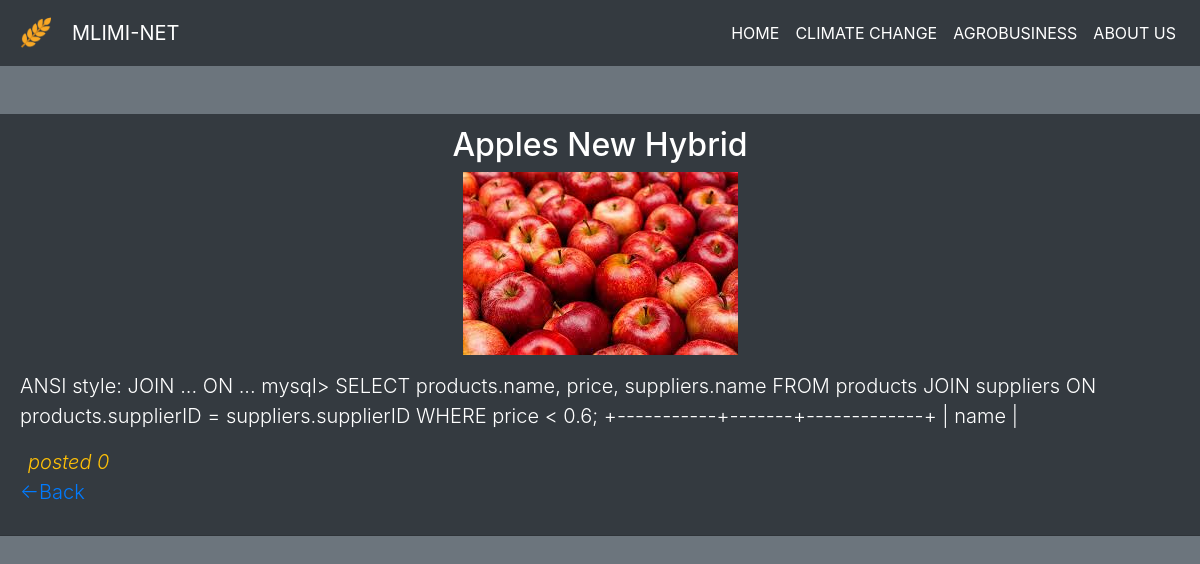
The app's page /webapp/articles.php?id=0 (signed in) with its own data.
### tables this page shows
CREATE TABLE `homearticles` (
  `id` int(11) NOT NULL,
  `title` varchar(150) NOT NULL,
  `post` text NOT NULL,
  `subtitle` varchar(100) NOT NULL,
  `time` int(11) NOT NULL DEFAULT current_timestamp(),
  `image` varchar(20) NOT NULL,
  `id_advisor` int(11) NOT NULL
);

### conn.php (called while the page is built, shortened)
<?php
    try {
        $pdo = new PDO('mysql:host=localhost;dbname=mliminet'," "," ");
    } catch (PDOException $th) {
        include 'menubar.php';
        echo '<center> <h4 class="text-warning">Unable to connect to database server</h4></center>';
        exit();
    }
class Data{
    public function fetchData($id){
        global $pdo;
        $query=$pdo->prepare("SELECT * FROM homearticles WHERE id=?");
        $query->bindValue(1,$id);
        $query->execute();
         return $query->fetch ();
    }
}
?>

### webapp/articles.php (the view, shortened to what this page needs)
<?php
    include "../conn.php";
    $dataItem =new Data;
    $id =$_GET['id'];
    $data =$dataItem->fetchData($id);
    if ($_SESSION['logged_in']) {
        ?>
        <?php include 'menubar.php'; ?> <br><br>
        <body class="bg-white p-3">
            <div class="card-header bg-dark">
                <h2 class="text-center   text-white text-justify"><?php echo $data['title'];?></h2>
                <center>
                    <figure ><img src="images/<?php echo $data['image'] ?>" alt="" srcset=""></figure>
                </center>
                <p class="lead jext-justify  text-white">
                <?php echo $data['post'];?>
                </p>
                <small class="text-center text-warning lead text-white">
                    <i class="ml-2">posted <?php   echo $data['time']; ?>
                    </i>
                </small>
                <p class="text-justfiy lead text-warning"><a href="farmer.php">&larr;Back</a></p>
        </body>
        <?php
    } else {
        header("Location: index.php");
        exit();
    }
?>

### records on screen
homearticles: title "Apples New Hybrid", image (picture), post "ANSI style: JOIN ... ON ... mysql> SELECT products.name, price, suppliers.name FROM products JOIN suppliers ON products.supplierID = suppliers.supplierID WHERE price < 0.6; +-----------+-------+-------------+ | name |", time "0"
